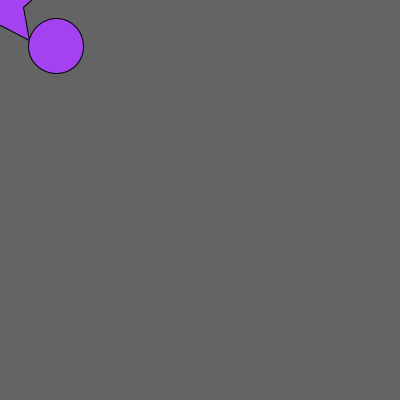
Frame 1 (no input)
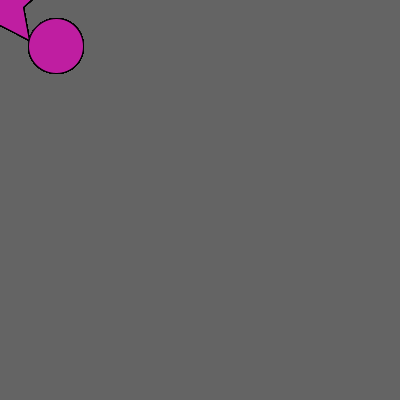
Frame 60 (the mouse pressed at the canvas centre just before this capture)
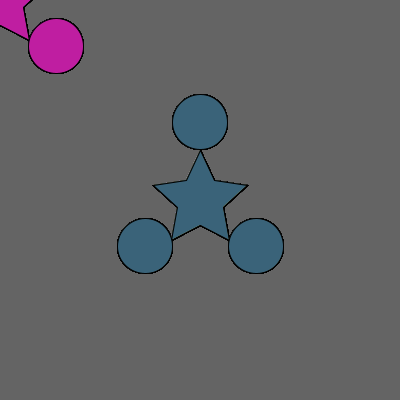
Frame 120 (the mouse held since frame 60 and released just before this capture)

The Processing sketch that drew these frames (run headless with seeded random() and noise(); from frame 60 on, the mouse is pressed at the canvas centre):

// Processing sketch: processing_134468
// ── processing_134468.pde

// variable declarations up here:

void setup() {
    size(400,400);
    background(100);
  }
  void draw() {
    translate(mouseX, mouseY);
    fill(random(0, 255), random(0, 255), random(0, 255));
    beginShape();
    vertex(0, -50);
    vertex(14, -20);
    vertex(47, -15);
    vertex(23, 7);
    vertex(29, 40);
    vertex(0, 25);
    vertex(-29, 40);
    vertex(-23, 7);
    vertex(-47, -15);
    vertex(-14, -20);
    endShape(CLOSE);
    ellipse(56, 46, 55, 55);
    ellipse(0, -78, 55, 55);
    ellipse(-55, 46, -55, -55);
    }
 
